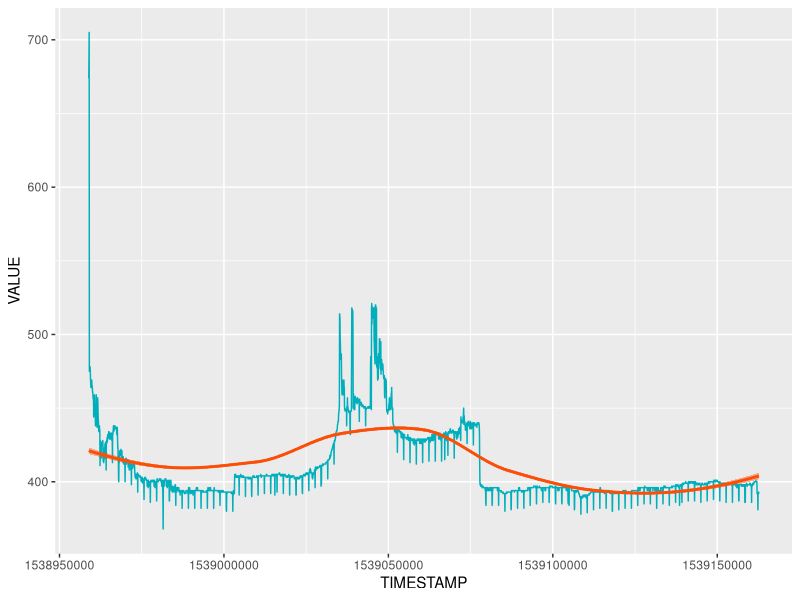

Here is the R script that generated this plot:
library(ggplot2)

# HEADER: TIMESTAMP,VALUE
MOISTURE <- read.csv("./data/copper-wire.csv", head = TRUE, sep=",")
#plot(MOISTURE)
ggplot(data = MOISTURE, aes(x = TIMESTAMP, y = VALUE))+
        geom_line(color="#00AFBB")+
        stat_smooth(color ="#FC4E07",fill = "#FC4E07", method = "loess")